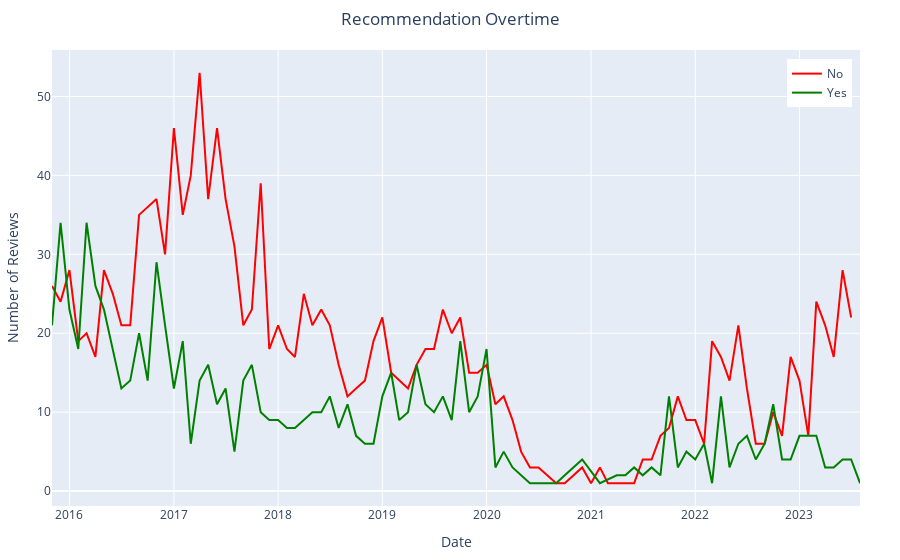

This figure's notebook cell:
### Code cell
recc = df.groupby(['ym', 'recommended']).size().reset_index(name='count')

fig_recc = px.line(
    recc,
    x = "ym",
    y = "count",
    color = 'recommended',
    color_discrete_map = {'No': 'red', 'Yes': 'green'}
)
fig_recc.update_layout(hovermode="x",
                    title = "Recommendation Overtime",
                    title_x = 0.5,
                    yaxis_title = 'Number of Reviews',
                    xaxis_title = 'Date',
                    legend_title = None,
                    legend = dict(yanchor = "top", y = 0.98,
                              xanchor = "right", x = 0.99),
                    margin = dict(l = 50, r = 40, t = 50, b = 30)
                    )


fig_recc

### Figure 1 — Plotly figure (JSON) as saved in the notebook; plotly's stock layout.template omitted (floating-point values rounded to 4 significant figures)
{"data": [{"hovertemplate": "recommended=No<br>ym=%{x}<br>count=%{y}<extra></extra>", "legendgroup": "No", "line": {"color": "red", "dash": "solid"}, "marker": {"symbol": "circle"}, "mode": "lines", "name": "No", "orientation": "v", "showlegend": true, "type": "scatter", "x": ["2015-11", "2015-12", "2016-01", "2016-02", "2016-03", "2016-04", "2016-05", "2016-06", "2016-07", "2016-08", "2016-09", "2016-10", "2016-11", "2016-12", "2017-01", "2017-02", "2017-03", "2017-04", "2017-05", "2017-06", "2017-07", "2017-08", "2017-09", "2017-10", "2017-11", "2017-12", "2018-01", "2018-02", "2018-03", "2018-04", "2018-05", "2018-06", "2018-07", "2018-08", "2018-09", "2018-10", "2018-11", "2018-12", "2019-01", "2019-02", "2019-03", "2019-04", "2019-05", "2019-06", "2019-07", "2019-08", "2019-09", "2019-10", "2019-11", "2019-12", "2020-01", "2020-02", "2020-03", "2020-04", "2020-05", "2020-06", "2020-07", "2020-08", "2020-09", "2020-10", "2020-12", "2021-01", "2021-02", "2021-03", "2021-04", "2021-05", "2021-06", "2021-07", "2021-08", "2021-09", "2021-10", "2021-11", "2021-12", "2022-01", "2022-02", "2022-03", "2022-04", "2022-05", "2022-06", "2022-07", "2022-08", "2022-09", "2022-10", "2022-11", "2022-12", "2023-01", "2023-02", "2023-03", "2023-04", "2023-05", "2023-06", "2023-07"], "xaxis": "x", "y": [26, 24, 28, 19, 20, 17, 28, 25, 21, 21, 35, 36, 37, 30, 46, 35, 40, 53, 37, 46, 37, 31, 21, 23, 39, 18, 21, 18, 17, 25, 21, 23, 21, 16, 12, 13, 14, 19, 22, 15, 14, 13, 16, 18, 18, 23, 20, 22, 15, 15, 16, 11, 12, 9, 5, 3, 3, 2, 1, 1, 3, 1, 3, 1, 1, 1, 1, 4, 4, 7, 8, 12, 9, 9, 6, 19, 17, 14, 21, 13, 6, 6, 10, 7, 17, 14, 7, 24, 21, 17, 28, 22], "yaxis": "y"}, {"hovertemplate": "recommended=Yes<br>ym=%{x}<br>count=%{y}<extra></extra>", "legendgroup": "Yes", "line": {"color": "green", "dash": "solid"}, "marker": {"symbol": "circle"}, "mode": "lines", "name": "Yes", "orientation": "v", "showlegend": true, "type": "scatter", "x": ["2015-11", "2015-12", "2016-01", "2016-02", "2016-03", "2016-04", "2016-05", "2016-06", "2016-07", "2016-08", "2016-09", "2016-10", "2016-11", "2016-12", "2017-01", "2017-02", "2017-03", "2017-04", "2017-05", "2017-06", "2017-07", "2017-08", "2017-09", "2017-10", "2017-11", "2017-12", "2018-01", "2018-02", "2018-03", "2018-04", "2018-05", "2018-06", "2018-07", "2018-08", "2018-09", "2018-10", "2018-11", "2018-12", "2019-01", "2019-02", "2019-03", "2019-04", "2019-05", "2019-06", "2019-07", "2019-08", "2019-09", "2019-10", "2019-11", "2019-12", "2020-01", "2020-02", "2020-03", "2020-04", "2020-06", "2020-08", "2020-09", "2020-10", "2020-12", "2021-02", "2021-04", "2021-05", "2021-06", "2021-07", "2021-08", "2021-09", "2021-10", "2021-11", "2021-12", "2022-01", "2022-02", "2022-03", "2022-04", "2022-05", "2022-06", "2022-07", "2022-08", "2022-09", "2022-10", "2022-11", "2022-12", "2023-01", "2023-02", "2023-03", "2023-04", "2023-05", "2023-06", "2023-07", "2023-08"], "xaxis": "x", "y": [21, 34, 23, 18, 34, 26, 23, 18, 13, 14, 20, 14, 29, 21, 13, 19, 6, 14, 16, 11, 13, 5, 14, 16, 10, 9, 9, 8, 8, 9, 10, 10, 12, 8, 11, 7, 6, 6, 12, 15, 9, 10, 16, 11, 10, 12, 9, 19, 10, 12, 18, 3, 5, 3, 1, 1, 1, 2, 4, 1, 2, 2, 3, 2, 3, 2, 12, 3, 5, 4, 6, 1, 12, 3, 6, 7, 4, 6, 11, 4, 4, 7, 7, 7, 3, 3, 4, 4, 1], "yaxis": "y"}], "layout": {"hovermode": "x", "legend": {"title": {}, "tracegroupgap": 0, "x": 0.99, "xanchor": "right", "y": 0.98, "yanchor": "top"}, "margin": {"b": 30, "l": 50, "r": 40, "t": 50}, "title": {"text": "Recommendation Overtime", "x": 0.5}, "xaxis": {"anchor": "y", "domain": [0, 1], "title": {"text": "Date"}}, "yaxis": {"anchor": "x", "domain": [0, 1], "title": {"text": "Number of Reviews"}}}}
